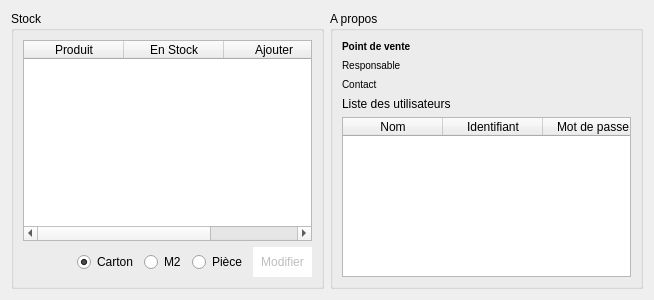
<?xml version="1.0" encoding="UTF-8"?>
<ui version="4.0">
 <class>InfoPointDeVente</class>
 <widget class="QDialog" name="InfoPointDeVente">
  <property name="geometry">
   <rect>
    <x>0</x>
    <y>0</y>
    <width>654</width>
    <height>300</height>
   </rect>
  </property>
  <property name="windowTitle">
   <string>Informations sur le point de vente</string>
  </property>
  <layout class="QHBoxLayout" name="horizontalLayout_2">
   <item>
    <widget class="QGroupBox" name="groupBox">
     <property name="title">
      <string>Stock</string>
     </property>
     <layout class="QVBoxLayout" name="verticalLayout_2">
      <item>
       <widget class="QTableWidget" name="table_produits">
        <property name="gridStyle">
         <enum>Qt::DashDotDotLine</enum>
        </property>
        <attribute name="verticalHeaderVisible">
         <bool>false</bool>
        </attribute>
        <column>
         <property name="text">
          <string>Produit</string>
         </property>
        </column>
        <column>
         <property name="text">
          <string>En Stock</string>
         </property>
        </column>
        <column>
         <property name="text">
          <string>Ajouter</string>
         </property>
        </column>
       </widget>
      </item>
      <item>
       <layout class="QHBoxLayout" name="horizontalLayout">
        <item>
         <spacer name="horizontalSpacer">
          <property name="orientation">
           <enum>Qt::Horizontal</enum>
          </property>
          <property name="sizeHint" stdset="0">
           <size>
            <width>40</width>
            <height>20</height>
           </size>
          </property>
         </spacer>
        </item>
        <item>
         <widget class="QRadioButton" name="unite_carton">
          <property name="text">
           <string>Carton</string>
          </property>
          <property name="checked">
           <bool>true</bool>
          </property>
         </widget>
        </item>
        <item>
         <widget class="QRadioButton" name="unite_m2">
          <property name="text">
           <string>M2</string>
          </property>
         </widget>
        </item>
        <item>
         <widget class="QRadioButton" name="unite_piece">
          <property name="text">
           <string>Pièce</string>
          </property>
         </widget>
        </item>
        <item>
         <widget class="QPushButton" name="btn_modifier_stock">
          <property name="enabled">
           <bool>false</bool>
          </property>
          <property name="styleSheet">
           <string notr="true">background-color:white;
border:none;
padding:8px;</string>
          </property>
          <property name="text">
           <string>Modifier</string>
          </property>
         </widget>
        </item>
       </layout>
      </item>
     </layout>
    </widget>
   </item>
   <item>
    <widget class="QGroupBox" name="groupBox_2">
     <property name="title">
      <string>A propos</string>
     </property>
     <layout class="QVBoxLayout" name="verticalLayout_3">
      <item>
       <layout class="QVBoxLayout" name="verticalLayout">
        <item>
         <widget class="QLabel" name="label_adresse">
          <property name="styleSheet">
           <string notr="true">font-size:10px;
font-weight:bold;</string>
          </property>
          <property name="text">
           <string>Point de vente</string>
          </property>
         </widget>
        </item>
        <item>
         <widget class="QLabel" name="label_responsable">
          <property name="styleSheet">
           <string notr="true">font-size:10px;</string>
          </property>
          <property name="text">
           <string>Responsable</string>
          </property>
         </widget>
        </item>
        <item>
         <widget class="QLabel" name="label_contact">
          <property name="styleSheet">
           <string notr="true">font-size:10px;</string>
          </property>
          <property name="text">
           <string>Contact</string>
          </property>
         </widget>
        </item>
        <item>
         <widget class="QLabel" name="label">
          <property name="text">
           <string>Liste des utilisateurs</string>
          </property>
         </widget>
        </item>
        <item>
         <widget class="QTableWidget" name="table_users">
          <property name="horizontalScrollBarPolicy">
           <enum>Qt::ScrollBarAlwaysOff</enum>
          </property>
          <property name="gridStyle">
           <enum>Qt::DashDotDotLine</enum>
          </property>
          <column>
           <property name="text">
            <string>Nom</string>
           </property>
          </column>
          <column>
           <property name="text">
            <string>Identifiant</string>
           </property>
          </column>
          <column>
           <property name="text">
            <string>Mot de passe</string>
           </property>
          </column>
         </widget>
        </item>
       </layout>
      </item>
     </layout>
    </widget>
   </item>
  </layout>
 </widget>
 <resources/>
 <connections/>
</ui>
